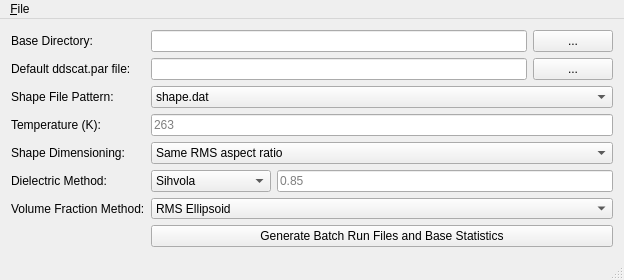
<?xml version="1.0" encoding="UTF-8"?>
<ui version="4.0">
 <class>frmMainClass</class>
 <widget class="QMainWindow" name="frmMainClass">
  <property name="geometry">
   <rect>
    <x>0</x>
    <y>0</y>
    <width>624</width>
    <height>280</height>
   </rect>
  </property>
  <property name="minimumSize">
   <size>
    <width>0</width>
    <height>280</height>
   </size>
  </property>
  <property name="maximumSize">
   <size>
    <width>16777215</width>
    <height>280</height>
   </size>
  </property>
  <property name="windowTitle">
   <string>T-MATRIX In-Place Converter</string>
  </property>
  <widget class="QWidget" name="centralWidget">
   <layout class="QFormLayout" name="formLayout">
    <property name="fieldGrowthPolicy">
     <enum>QFormLayout::AllNonFixedFieldsGrow</enum>
    </property>
    <item row="0" column="0">
     <widget class="QLabel" name="label">
      <property name="text">
       <string>Base Directory:</string>
      </property>
     </widget>
    </item>
    <item row="0" column="1">
     <layout class="QHBoxLayout" name="horizontalLayout">
      <item>
       <widget class="QLineEdit" name="txtBaseDir">
        <property name="statusTip">
         <string>Specify base directory containing all of the DDSCAT runs. Recursion is assumed.</string>
        </property>
       </widget>
      </item>
      <item>
       <widget class="QPushButton" name="cmdBaseFind">
        <property name="text">
         <string>...</string>
        </property>
       </widget>
      </item>
     </layout>
    </item>
    <item row="1" column="0">
     <widget class="QLabel" name="label_6">
      <property name="text">
       <string>Default ddscat.par file:</string>
      </property>
     </widget>
    </item>
    <item row="2" column="0">
     <widget class="QLabel" name="label_7">
      <property name="text">
       <string>Shape File Pattern:</string>
      </property>
     </widget>
    </item>
    <item row="2" column="1">
     <widget class="QComboBox" name="cmbShapePattern">
      <property name="statusTip">
       <string>Specify the pattern of the autodetected shape.dat files.</string>
      </property>
      <item>
       <property name="text">
        <string>shape.dat</string>
       </property>
      </item>
      <item>
       <property name="text">
        <string>*.shp</string>
       </property>
      </item>
      <item>
       <property name="text">
        <string>*.txt</string>
       </property>
      </item>
     </widget>
    </item>
    <item row="3" column="0">
     <widget class="QLabel" name="label_2">
      <property name="text">
       <string>Temperature (K):</string>
      </property>
     </widget>
    </item>
    <item row="3" column="1">
     <widget class="QLineEdit" name="txtTemp">
      <property name="statusTip">
       <string>Specify the temperature (in Kelvin)</string>
      </property>
      <property name="placeholderText">
       <string>263</string>
      </property>
     </widget>
    </item>
    <item row="4" column="0">
     <widget class="QLabel" name="label_5">
      <property name="text">
       <string>Shape Dimensioning:</string>
      </property>
     </widget>
    </item>
    <item row="4" column="1">
     <widget class="QComboBox" name="cmbShapeMeth">
      <property name="statusTip">
       <string>Select the method for approximating the shape file</string>
      </property>
      <item>
       <property name="text">
        <string>Same RMS aspect ratio</string>
       </property>
      </item>
      <item>
       <property name="text">
        <string>Same real aspect ratio</string>
       </property>
      </item>
      <item>
       <property name="text">
        <string>Equiv Aeff Sphere</string>
       </property>
      </item>
     </widget>
    </item>
    <item row="5" column="0">
     <widget class="QLabel" name="label_3">
      <property name="text">
       <string>Dielectric Method:</string>
      </property>
     </widget>
    </item>
    <item row="6" column="0">
     <widget class="QLabel" name="label_4">
      <property name="text">
       <string>Volume Fraction Method:</string>
      </property>
     </widget>
    </item>
    <item row="6" column="1">
     <widget class="QComboBox" name="cmbVolFrac">
      <property name="statusTip">
       <string>Specify the volume fraction method used in the dielectric calculations.</string>
      </property>
      <item>
       <property name="text">
        <string>RMS Ellipsoid</string>
       </property>
      </item>
      <item>
       <property name="text">
        <string>Minimal circumscribing sphere</string>
       </property>
      </item>
      <item>
       <property name="text">
        <string>Convex hull</string>
       </property>
      </item>
      <item>
       <property name="text">
        <string>Max Ellipsoid</string>
       </property>
      </item>
     </widget>
    </item>
    <item row="7" column="1">
     <widget class="QPushButton" name="cmdGenerate">
      <property name="statusTip">
       <string>Generate the run definitions and statistics.</string>
      </property>
      <property name="text">
       <string>Generate Batch Run Files and Base Statistics</string>
      </property>
     </widget>
    </item>
    <item row="1" column="1">
     <layout class="QHBoxLayout" name="horizontalLayout_2">
      <item>
       <widget class="QLineEdit" name="txtDefaultPar">
        <property name="statusTip">
         <string>The default file is used if a ddscat.par file cannot be detected in the same dir as the shape.</string>
        </property>
       </widget>
      </item>
      <item>
       <widget class="QPushButton" name="cmdDefFind">
        <property name="text">
         <string>...</string>
        </property>
       </widget>
      </item>
     </layout>
    </item>
    <item row="5" column="1">
     <layout class="QHBoxLayout" name="horizontalLayout_3">
      <item>
       <widget class="QComboBox" name="cmbDiel">
        <property name="statusTip">
         <string>Specify the dielectric constant calculation method.</string>
        </property>
        <item>
         <property name="text">
          <string>Sihvola</string>
         </property>
        </item>
        <item>
         <property name="text">
          <string>Debye</string>
         </property>
        </item>
        <item>
         <property name="text">
          <string>Maxwell-Garnett</string>
         </property>
        </item>
       </widget>
      </item>
      <item>
       <widget class="QLineEdit" name="txtDiel">
        <property name="statusTip">
         <string>Value of nu for the Sihvola method</string>
        </property>
        <property name="placeholderText">
         <string>0.85</string>
        </property>
       </widget>
      </item>
     </layout>
    </item>
   </layout>
  </widget>
  <widget class="QMenuBar" name="menuBar">
   <property name="geometry">
    <rect>
     <x>0</x>
     <y>0</y>
     <width>624</width>
     <height>21</height>
    </rect>
   </property>
   <widget class="QMenu" name="menu_File">
    <property name="title">
     <string>&amp;File</string>
    </property>
    <addaction name="action_Quit"/>
   </widget>
   <addaction name="menu_File"/>
  </widget>
  <widget class="QStatusBar" name="statusBar"/>
  <action name="action_Quit">
   <property name="text">
    <string>&amp;Quit</string>
   </property>
  </action>
 </widget>
 <layoutdefault spacing="6" margin="11"/>
 <resources>
  <include location="frmmain.qrc"/>
 </resources>
 <connections>
  <connection>
   <sender>action_Quit</sender>
   <signal>activated()</signal>
   <receiver>frmMainClass</receiver>
   <slot>close()</slot>
   <hints>
    <hint type="sourcelabel">
     <x>-1</x>
     <y>-1</y>
    </hint>
    <hint type="destinationlabel">
     <x>309</x>
     <y>105</y>
    </hint>
   </hints>
  </connection>
  <connection>
   <sender>cmdGenerate</sender>
   <signal>clicked()</signal>
   <receiver>frmMainClass</receiver>
   <slot>doGenerate()</slot>
   <hints>
    <hint type="sourcelabel">
     <x>371</x>
     <y>157</y>
    </hint>
    <hint type="destinationlabel">
     <x>309</x>
     <y>105</y>
    </hint>
   </hints>
  </connection>
  <connection>
   <sender>cmdDefFind</sender>
   <signal>clicked()</signal>
   <receiver>frmMainClass</receiver>
   <slot>findDefaultPar()</slot>
   <hints>
    <hint type="sourcelabel">
     <x>572</x>
     <y>73</y>
    </hint>
    <hint type="destinationlabel">
     <x>309</x>
     <y>142</y>
    </hint>
   </hints>
  </connection>
  <connection>
   <sender>cmdBaseFind</sender>
   <signal>clicked()</signal>
   <receiver>frmMainClass</receiver>
   <slot>findBaseDir()</slot>
   <hints>
    <hint type="sourcelabel">
     <x>572</x>
     <y>42</y>
    </hint>
    <hint type="destinationlabel">
     <x>309</x>
     <y>142</y>
    </hint>
   </hints>
  </connection>
 </connections>
 <slots>
  <slot>doGenerate()</slot>
  <slot>findBaseDir()</slot>
  <slot>findDefaultPar()</slot>
 </slots>
</ui>
